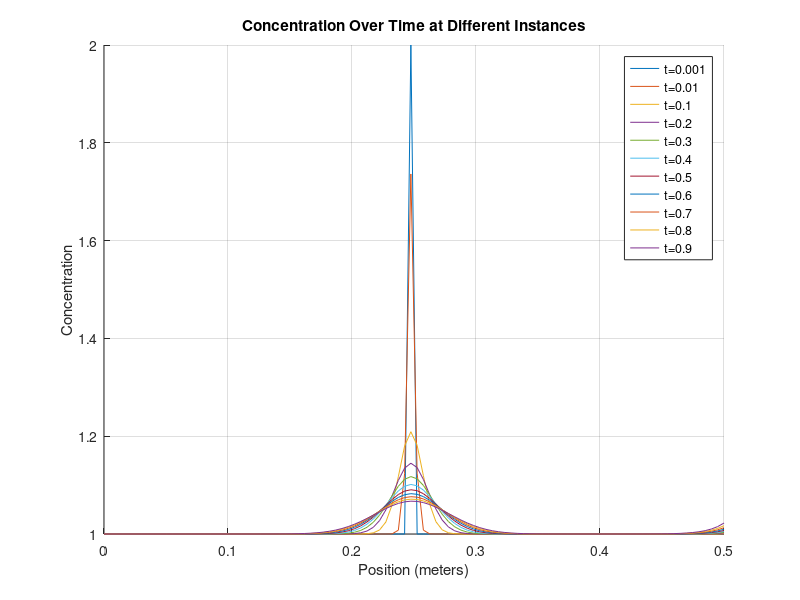
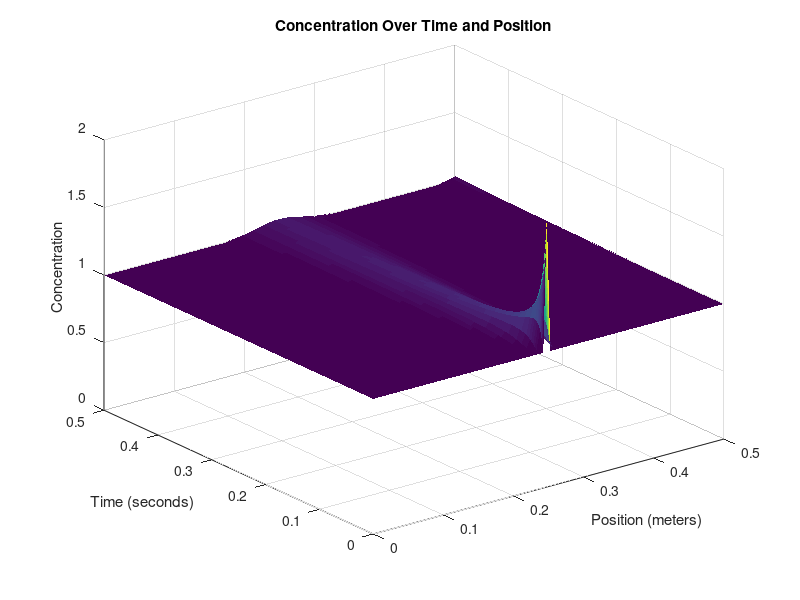

These figures' MATLAB source, in order:
%__Gruppe 3-Simulering-3.Sem__
clear
close all
clc
%% Inital Parameters 
% Define parameters
domain_length = 0.5;   % Domain length (meters)
domain_steps = 100;    % Number of spatial domain_steps points
dx = domain_length / (domain_steps - 1);

time_length = 0.5;      % Time length (seconds)
time_steps = 500;       % Number of time steps
dt = time_length / time_steps;

D = 0.001;               % Diffusion coefficient
%velocity = 0.2;         % Constant velocity (m/s)
feed_conc = 1; % Constant solute concentration at the first cell
TMP=7; %TMP: Transmembrane Pressure [bar]
Lv=0.0002; %Water Permiability for all cells
% Lv=k_w0*exp(-k_b*t)

% Anonymous functions
%velocity_function = @(DeltaConc) Lv*(TMP-(1*R*T*DeltaConc)); % Velocity [m/s]
%velocity_function2 = @(Conc) 0.2;
fouling_rate = @(time) 0.0007*time; % σ_f (fouling over time) set to 0.0007*time or (2.2/(3+exp(-0.1*time)))^4
rejection_rate = @(time) 0.1+fouling_rate(time); % σ_0+σ_f


%Constants
R=8.31415; % Gasconstant []
T=273.15+20; %Temperature [K]
F= 96.485;%Faraday[C/mol]

% Create a grid for space and time
x = linspace(0, domain_length, domain_steps);
t = linspace(0, time_length, time_steps);

% Initialize the concentration array (1D)
C = ones(domain_steps, time_steps);
% Initial condition (as a column vector)
C(domain_steps/2,1)=2;
%rho = velocity_function(T)*dx/dt;
r = D*dx/dt;
%fprintf(' r = %f \n rho = %f ', r, rho);
%if (1-2*r-rho)<0 
%   fprintf('ERROR: Stabilitetsfejl');
%end

%% Time-stepping loop
for j = 2:time_steps
    for i = 1:domain_steps
        Jv = (Lv*(TMP-(1*R*T*(C(domain_steps-1, j-1)-C(domain_steps, j-1)))));
        
        % Calculate the second derivative in x direction
        if i == 1 %__First Cell__
             C(1,:) = feed_conc; % Fill the first cell with inflow concentration
            % No left neighbor at the first cell
            d2Cdx2 = D * (C(2, j-1) -  C(1, j-1)) / dx^2;
             % Apply advection and inflow at the first cell
            dCdt_advection = -Jv * C(i, j-1) / dx;
        elseif i == domain_steps %__Membrane Cell___
            % No right neighbor at the last cell and MEMBRANE
            d2Cdx2 = (D * (C(domain_steps - 1, j-1) - C(domain_steps, j-1)) / dx^2) + C(i,j-1)*(rejection_rate(j))*Jv/(dx);
        else    %__Normal Cells__
            % Calculate the second derivative normally
            d2Cdx2 = D * (C(i + 1, j-1) - 2 * C(i, j-1) + C(i - 1, j-1)) / dx^2;
            % Apply advection term
            dCdt_advection = -Jv * (C(i, j-1) - C(i-1, j-1)) / dx;
        end
        % Apply the diffusion-advection-(electromigration) equation
        C(i, j) = C(i, j-1) + dt * (d2Cdx2 + dCdt_advection);
    end
end
%velocity_function((C(domain_steps-1, j-1)-C(domain_steps, j-1)))
%% Plot 1 - 2D
% Define fractions of time steps you want to visualize
time_fraction = [0.001, 0.01, 0.1, 0.2, 0.3, 0.4, 0.5, 0.6, 0.7, 0.8, 0.9];  % For example, 0.1 corresponds to 10% of time steps

% Calculate the corresponding time indices
time_instances = round(time_fraction * time_steps);

% Create a figure for the first plot
figure;
hold on;

% Plot concentration at specific time instances
for i = 1:length(time_instances)
    time_index = time_instances(i);
    plot(x, C(:, time_index));
end

xlabel('Position (meters)');
ylabel('Concentration');
title('Concentration Over Time at Different Instances');

% Add a legend for clarity
legend(arrayfun(@(f) ['t=', num2str(f)], time_fraction, 'UniformOutput', false));

grid on;
hold off;

%% Plot 2 - 3D
% Create a 3D surface plot to visualize concentration over time and position
[T, X] = meshgrid(t, x);
figure;
h = surf(X, T, C); % Transpose removed here
xlabel('Position (meters)');
ylabel('Time (seconds)');
zlabel('Concentration');
title('Concentration Over Time and Position');

% Set axis limits to start at the origin
xlim([0, domain_length]);
ylim([0, time_length]);
zlim([0, max(C(:))]); % Assuming max(C(:)) is the maximum concentration in your data

set(h,'LineStyle','none')
%colormap(jet)
